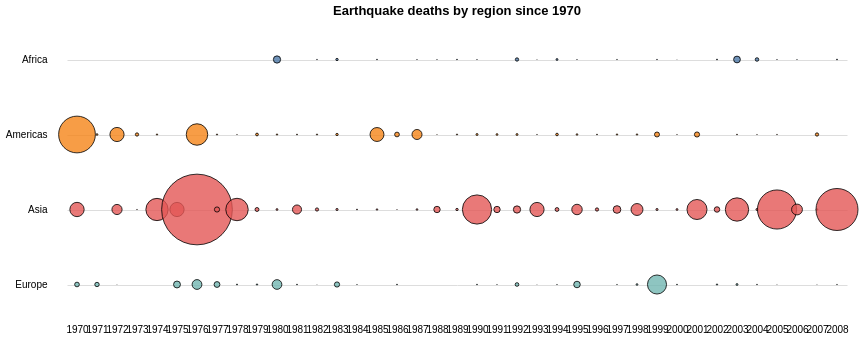

Vega-Lite specification for this chart:
### Vega-Lite specification from a JSON file in a GitHub repository (floating-point values rounded to 4 significant figures; data arrays with more than 128 entries replaced by an {"elided": "..."} marker saying what was removed)
{"$schema": "https://vega.github.io/schema/vega-lite/v5.json", "description": "Circle timeline", "data": {"values": {"elided": "3315 records"}}, "width": "container", "height": 300, "title": "Earthquake deaths by region since 1970", "transform": [{"aggregate": [{"op": "sum", "field": "earthquakeDeaths", "as": "total"}], "groupby": ["region", "year"]}], "mark": {"type": "circle", "opacity": 0.8, "stroke": "black", "strokeWidth": 1}, "encoding": {"x": {"field": "year", "type": "ordinal", "axis": {"title": "", "labelAngle": 0}}, "y": {"field": "region", "type": "nominal", "axis": {"grid": true, "title": "", "labelPadding": 20}}, "size": {"field": "total", "type": "quantitative", "legend": null, "scale": {"range": [0, 5000]}}, "color": {"field": "region", "type": "nominal", "legend": null}, "tooltip": [{"field": "region", "type": "nominal", "title": "Region"}, {"field": "total", "type": "quantitative", "title": "Total deaths", "format": ",.0f"}]}, "config": {"style": {"cell": {"stroke": "transparent"}}, "axis": {"ticks": false, "domainColor": null}}}
